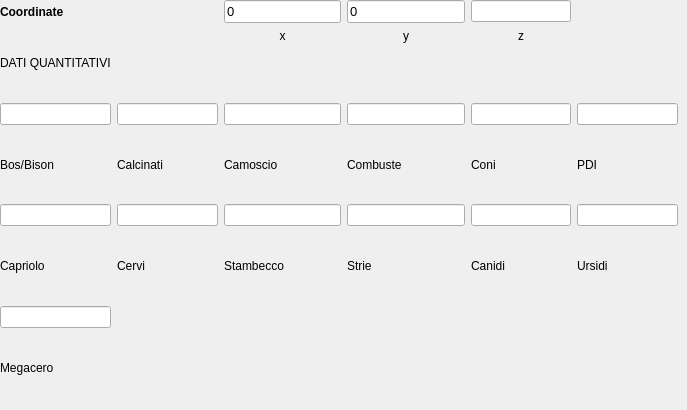
       <widget class="QWidget" name="tab">
        <attribute name="title">
         <string>Dati</string>
        </attribute>
        <widget class="QWidget" name="layoutWidget">
         <property name="geometry">
          <rect>
           <x>0</x>
           <y>0</y>
           <width>678</width>
           <height>401</height>
          </rect>
         </property>
         <layout class="QGridLayout" name="gridLayout_6">
          <item row="0" column="0">
           <widget class="QLabel" name="label_3">
            <property name="font">
             <font>
              <weight>75</weight>
              <bold>true</bold>
             </font>
            </property>
            <property name="text">
             <string>Coordinate</string>
            </property>
           </widget>
          </item>
          <item row="3" column="2">
           <widget class="QLabel" name="label_12">
            <property name="text">
             <string>Camoscio</string>
            </property>
           </widget>
          </item>
          <item row="3" column="1">
           <widget class="QLabel" name="label_11">
            <property name="text">
             <string>Calcinati</string>
            </property>
           </widget>
          </item>
          <item row="3" column="3">
           <widget class="QLabel" name="label_16">
            <property name="text">
             <string>Combuste</string>
            </property>
           </widget>
          </item>
          <item row="2" column="3">
           <widget class="QLineEdit" name="lineEdit_combuste"/>
          </item>
          <item row="1" column="2">
           <widget class="QLabel" name="label_4">
            <property name="text">
             <string>x</string>
            </property>
            <property name="alignment">
             <set>Qt::AlignHCenter|Qt::AlignTop</set>
            </property>
            <property name="indent">
             <number>0</number>
            </property>
           </widget>
          </item>
          <item row="1" column="3">
           <widget class="QLabel" name="label_5">
            <property name="text">
             <string>y</string>
            </property>
            <property name="alignment">
             <set>Qt::AlignHCenter|Qt::AlignTop</set>
            </property>
            <property name="indent">
             <number>0</number>
            </property>
           </widget>
          </item>
          <item row="2" column="2">
           <widget class="QLineEdit" name="lineEdit_camoscio"/>
          </item>
          <item row="7" column="0">
           <widget class="QLabel" name="label_14">
            <property name="text">
             <string>Megacero</string>
            </property>
           </widget>
          </item>
          <item row="6" column="0">
           <widget class="QLineEdit" name="lineEdit_megacero"/>
          </item>
          <item row="5" column="5">
           <widget class="QLabel" name="label_22">
            <property name="text">
             <string>Ursidi</string>
            </property>
           </widget>
          </item>
          <item row="5" column="4">
           <widget class="QLabel" name="label_21">
            <property name="text">
             <string>Canidi</string>
            </property>
           </widget>
          </item>
          <item row="4" column="4">
           <widget class="QLineEdit" name="lineEdit_canidi"/>
          </item>
          <item row="2" column="5">
           <widget class="QLineEdit" name="lineEdit_pdi"/>
          </item>
          <item row="3" column="4">
           <widget class="QLabel" name="label_17">
            <property name="text">
             <string>Coni</string>
            </property>
           </widget>
          </item>
          <item row="3" column="5">
           <widget class="QLabel" name="label_18">
            <property name="text">
             <string>PDI</string>
            </property>
           </widget>
          </item>
          <item row="4" column="5">
           <widget class="QLineEdit" name="lineEdit_ursidi"/>
          </item>
          <item row="5" column="0">
           <widget class="QLabel" name="label_13">
            <property name="text">
             <string>Capriolo</string>
            </property>
           </widget>
          </item>
          <item row="5" column="1">
           <widget class="QLabel" name="label_15">
            <property name="text">
             <string>Cervi</string>
            </property>
           </widget>
          </item>
          <item row="5" column="3">
           <widget class="QLabel" name="label_20">
            <property name="text">
             <string>Strie</string>
            </property>
           </widget>
          </item>
          <item row="4" column="2">
           <widget class="QLineEdit" name="lineEdit_stambecco"/>
          </item>
          <item row="2" column="4">
           <widget class="QLineEdit" name="lineEdit_Coni"/>
          </item>
          <item row="4" column="0">
           <widget class="QLineEdit" name="lineEdit_capriolo"/>
          </item>
          <item row="5" column="2">
           <widget class="QLabel" name="Stambecco">
            <property name="text">
             <string>Stambecco</string>
            </property>
           </widget>
          </item>
          <item row="4" column="1">
           <widget class="QLineEdit" name="lineEdit_cervi"/>
          </item>
          <item row="1" column="4">
           <widget class="QLabel" name="label_10">
            <property name="text">
             <string>z</string>
            </property>
            <property name="alignment">
             <set>Qt::AlignHCenter|Qt::AlignTop</set>
            </property>
           </widget>
          </item>
          <item row="4" column="3">
           <widget class="QLineEdit" name="lineEdit_strie"/>
          </item>
          <item row="2" column="1">
           <widget class="QLineEdit" name="lineEdit_calcinati">
            <property name="minimumSize">
             <size>
              <width>0</width>
              <height>0</height>
             </size>
            </property>
           </widget>
          </item>
          <item row="0" column="4">
           <widget class="QLineEdit" name="lineEdit_coord_z">
            <property name="maximumSize">
             <size>
              <width>16777215</width>
              <height>16777215</height>
             </size>
            </property>
           </widget>
          </item>
          <item row="1" column="0">
           <widget class="QLabel" name="label_9">
            <property name="text">
             <string>DATI QUANTITATIVI</string>
            </property>
           </widget>
          </item>
          <item row="3" column="0">
           <widget class="QLabel" name="label_6">
            <property name="text">
             <string>Bos/Bison</string>
            </property>
           </widget>
          </item>
          <item row="2" column="0">
           <widget class="QLineEdit" name="lineEdit_bos_bison">
            <property name="dragEnabled">
             <bool>false</bool>
            </property>
            <property name="readOnly">
             <bool>false</bool>
            </property>
           </widget>
          </item>
          <item row="0" column="3">
           <widget class="QLineEdit" name="lineEdit_coord_y">
            <property name="minimumSize">
             <size>
              <width>0</width>
              <height>0</height>
             </size>
            </property>
            <property name="font">
             <font>
              <pointsize>10</pointsize>
             </font>
            </property>
            <property name="text">
             <string>0</string>
            </property>
           </widget>
          </item>
          <item row="0" column="2">
           <widget class="QLineEdit" name="lineEdit_coord_x">
            <property name="minimumSize">
             <size>
              <width>0</width>
              <height>0</height>
             </size>
            </property>
            <property name="font">
             <font>
              <pointsize>10</pointsize>
             </font>
            </property>
            <property name="text">
             <string>0</string>
            </property>
           </widget>
          </item>
         </layout>
        </widget>
       </widget>
